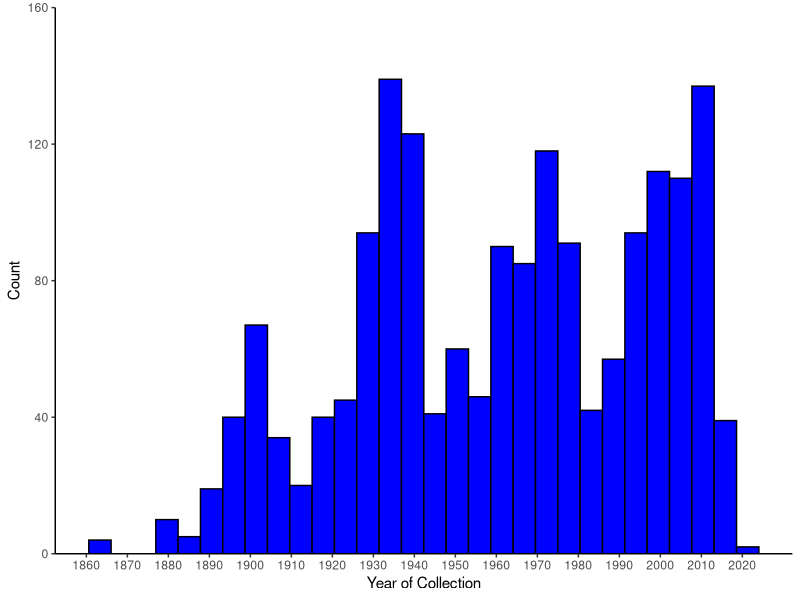
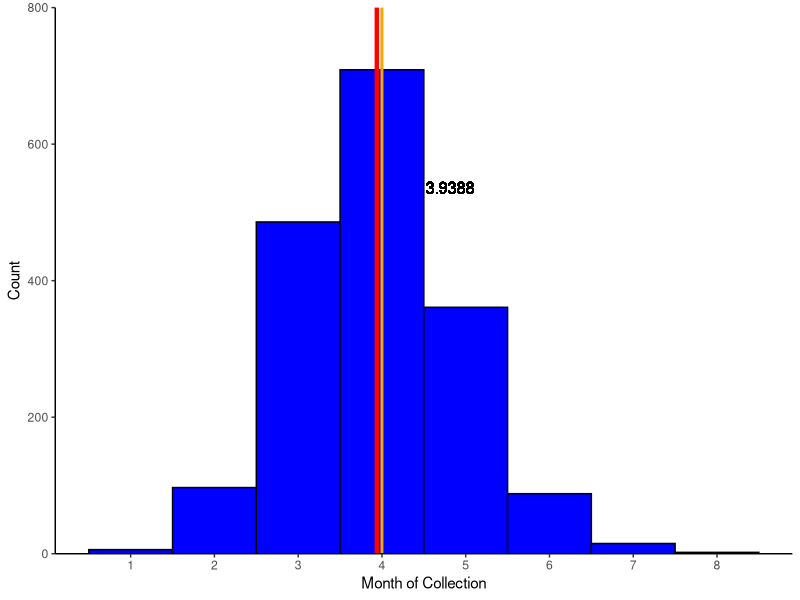
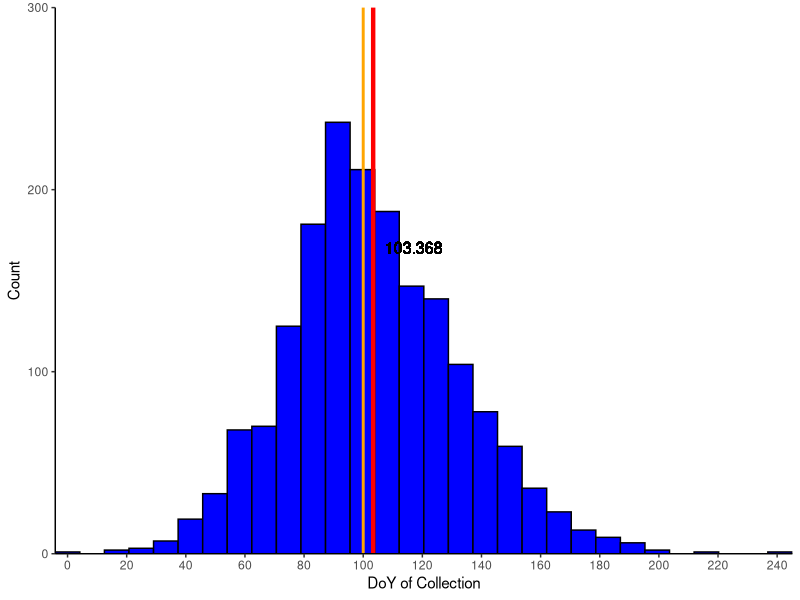
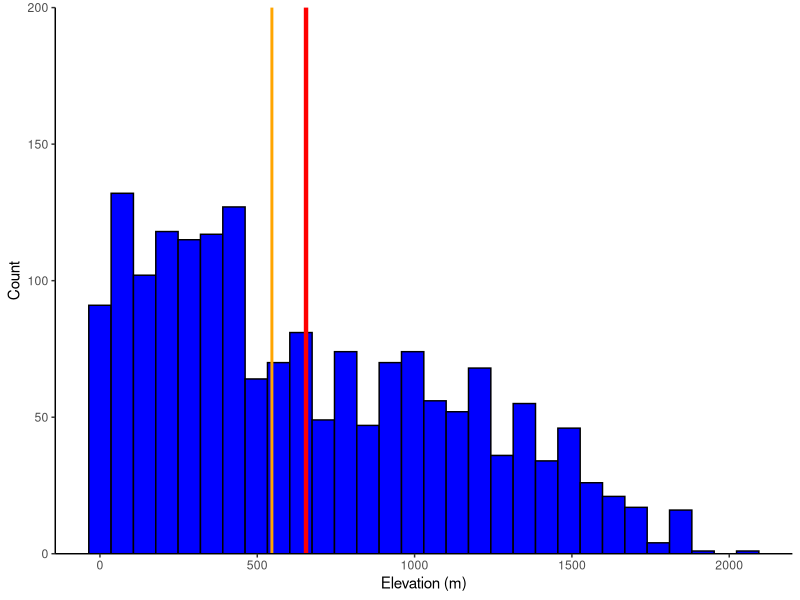
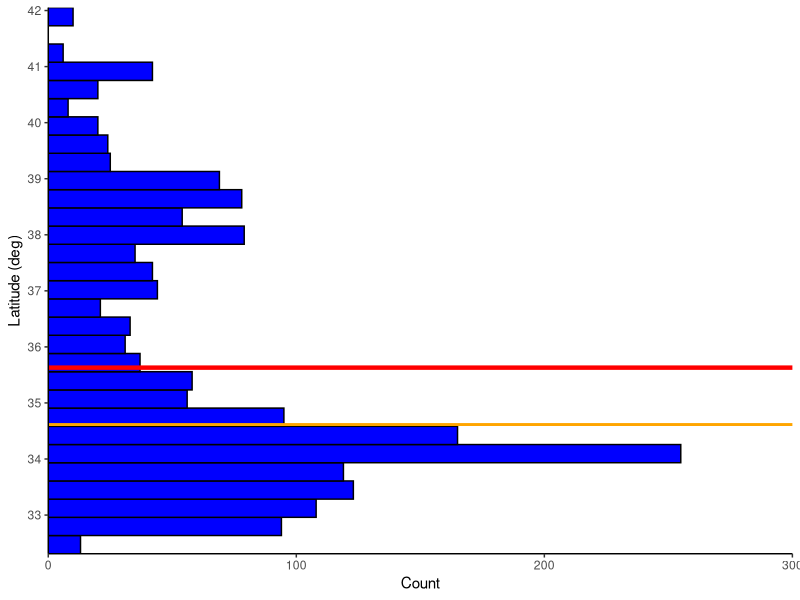
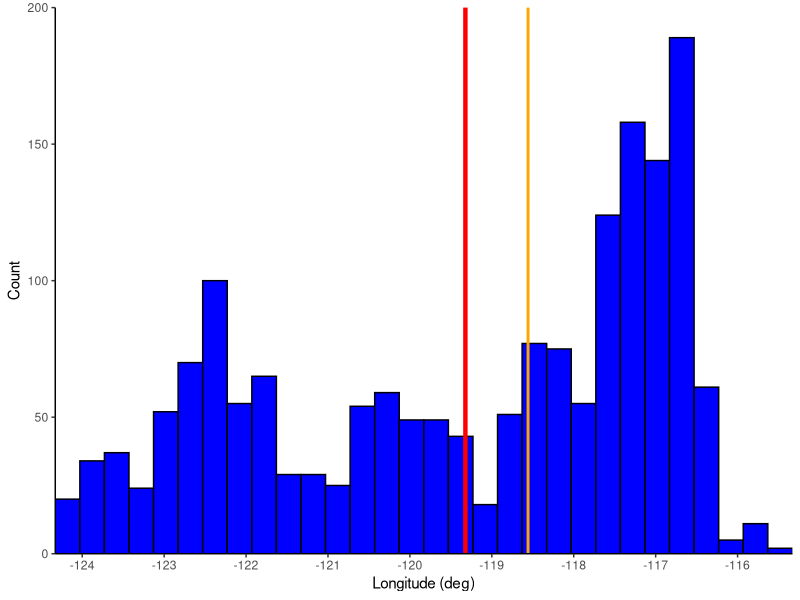
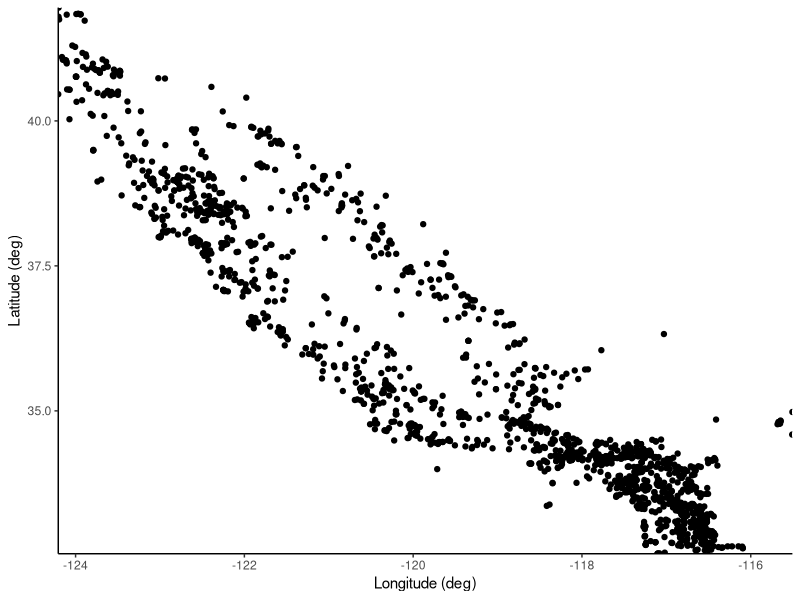

Recreate these plots in R, in order.
## ---- chunk 1
knitr::opts_chunk$set(echo = TRUE)
## ---- chunk 2
#Load Packages
library(tidyverse)
library(here)
library(ggplot2)
library(kableExtra)


## ---- chunk 3
nemo_all1 <- read_csv(here::here("data_cleaning", "nemo_all_2.csv")) %>% 
  mutate(error_bin = case_when(error_dist_m <= 2000 ~ "<2 km",
                               error_dist_m > 2000 & error_dist_m <= 5000 ~ "2-5 km",
                               error_dist_m > 5000 & error_dist_m <= 10000 ~ "5-10 km",
                               error_dist_m > 10000 & error_dist_m <= 15000 ~ "10-15 km", 
                               error_dist_m > 15000 ~ ">15 km")) %>% 
  select(specimen_number:error_dist_m, error_bin, everything()) %>% mutate(error_bin = factor(error_bin, levels = c( "<2 km", "2-5 km", "5-10 km", "10-15 km", ">15 km"))) #specify factor & levels for error bin

#1240 obs with error distance - added column with error distance categories


summary(nemo_all1)

## ---- chunk 4
#Year
ggplot(data = nemo_all1, aes(x = year)) +
  geom_histogram(fill = "blue", color = "black") +
  theme_classic() +
  scale_y_continuous(expand = c(0,0), limits = c(0,160)) +
  scale_x_continuous(breaks = seq(1850, 2020, 10)) +
  ylab("Count") + 
  xlab("Year of Collection")

#Explore subgroups/multimodal peaks in year of collection

#Addresss outliers in the followering variables
#Try out box/jitter plots?


#Month
ggplot(data = nemo_all1, aes(x = month)) +
  geom_histogram(binwidth = 1, fill = "blue", color = "black") +
  geom_vline(aes(xintercept = mean(month)), col = "red", size = 1.5) + #mean
  geom_text(aes(x = mean(month), y = 0, label = round(mean(month), 4)),  size = 4, vjust = -30, hjust = -1) + #mean
  geom_vline(aes(xintercept = median(month)), col = "orange", size = 1) + #median
  theme_classic() +
  scale_y_continuous(expand = c(0,0), limits = c(0,800)) +
  scale_x_continuous(breaks = seq(1, 8, 1)) +
  ylab("Count") + 
  xlab("Month of Collection")


#Check out kernal density on the following


#DOY
ggplot(data = nemo_all1, aes(x = DOY)) +
  geom_histogram(fill = "blue", color = "black") +
  geom_vline(aes(xintercept = mean(DOY)), col = "red", size = 1.5) + #mean
  geom_text(aes(x = mean(DOY), y = 0, label = round(mean(DOY), 3)),  size = 4, vjust = -25, hjust = -0.2) + #mean
  geom_vline(aes(xintercept = median(DOY)), col = "orange", size = 1) + #median
  theme_classic() +
  scale_y_continuous(expand = c(0,0), limits = c(0,300)) +
  scale_x_continuous(expand = c(0,0), breaks = seq(0, 250, 20)) +
  ylab("Count") + 
  xlab("DoY of Collection")


#Elevation
ggplot(data = nemo_all1, aes(x = elev_m)) +
  geom_histogram(fill = "blue", color = "black") +
  geom_vline(aes(xintercept = mean(elev_m)), col = "red", size = 1.5) + #mean
  geom_vline(aes(xintercept = median(elev_m)), col = "orange", size = 1) + #median
  theme_classic() +
  scale_y_continuous(expand = c(0,0), limits = c(0,200)) +
  scale_x_continuous(breaks = seq(0, 2600, 500)) +
  ylab("Count") + 
  xlab("Elevation (m)")


## ---- chunk 5

#Lat
ggplot(data = nemo_all1, aes(x = lat)) +
  geom_histogram(fill = "blue", color = "black") +
  geom_vline(aes(xintercept = mean(lat)), col = "red", size = 1.5) + #mean
  geom_vline(aes(xintercept = median(lat)), col = "orange", size = 1) + #median
  theme_classic() +
  scale_y_continuous(expand = c(0,0), limits = c(0,300)) +
  scale_x_continuous(expand = c(0,0), breaks = seq(30, 45, 1)) +
  ylab("Count") + 
  xlab("Latitude (deg)") +
  coord_flip()
  
#Long
ggplot(data = nemo_all1, aes(x = long)) +
  geom_histogram(fill = "blue", color = "black") +
  geom_vline(aes(xintercept = mean(long)), col = "red", size = 1.5) + #mean
  geom_vline(aes(xintercept = median(long)), col = "orange", size = 1) + #median
  theme_classic() +
  scale_y_continuous(expand = c(0,0), limits = c(0,200)) +
  scale_x_continuous(expand = c(0,0), breaks = seq(-125, -115, 1)) +
  ylab("Count") + 
  xlab("Longitude (deg)")


#Both

ggplot(data = nemo_all1, aes(x = long, y = lat)) +
  geom_point(color = "black") +
  theme_classic() +
  scale_y_continuous(expand = c(0,0)) +
  scale_x_continuous(expand = c(0,0)) +
  ylab("Latitude (deg)") + 
  xlab("Longitude (deg)")


#Error distance & bin
  


## ---- chunk 6
#Source


#Herbarium
#Create new column for herbarium code?


#County
counties <- nemo_all1 %>% 
  select(specimen_number, year, DOY, county) %>% 
  group_by(county) %>% 
  summarize(count = n(), meanDOY = mean(DOY)) %>% 
  arrange(-count)

counties

#Subspecies




## ---- chunk 7
